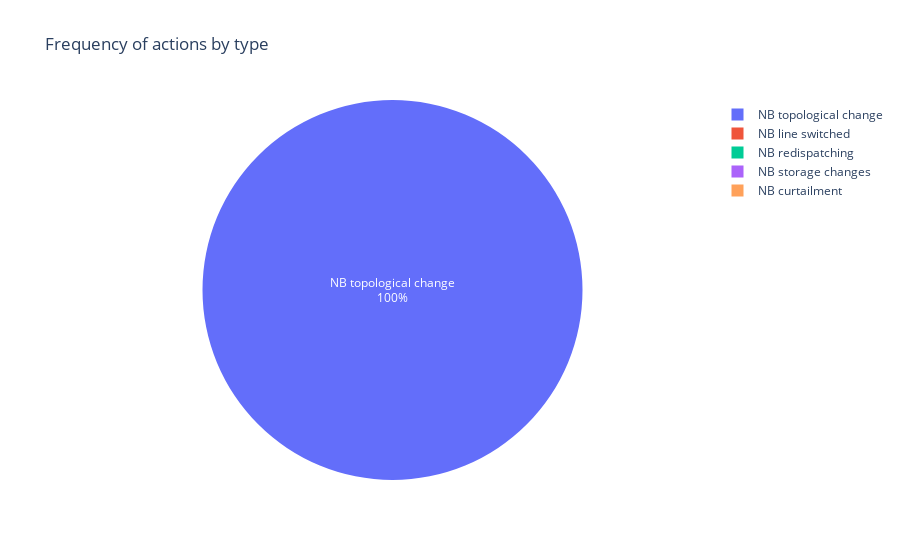

Notebook code cell kept with this figure:
### Code cell
episodes_plot.plot_actions_freq_by_type(episodes_names=["dec16_1", "dec16_2"])

### Figure 1 — Plotly figure (JSON) as saved in the notebook; plotly's stock layout.template omitted (floating-point values rounded to 4 significant figures)
{"data": [{"domain": {"x": [0, 1], "y": [0, 1]}, "hovertemplate": "index=%{label}<br>Frequency=%{value}<extra></extra>", "labels": ["NB line switched", "NB topological change", "NB redispatching", "NB storage changes", "NB curtailment"], "legendgroup": "", "name": "", "showlegend": true, "textinfo": "percent+label", "textposition": "inside", "type": "pie", "values": [0, 242, 0, 0, 0]}], "layout": {"legend": {"tracegroupgap": 0}, "title": {"text": "Frequency of actions by type"}}}
